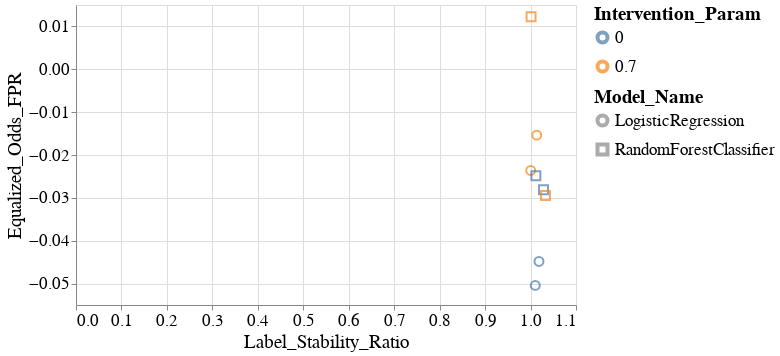

The cell this chart's notebook holds for it:
### Code cell
create_scatter_plot(melted_all_group_metrics_per_model_dct,
                    group='SEX&RAC1P',
                    fairness_metric_name='Equalized_Odds_FPR',
                    stability_metric_name='Label_Stability_Ratio')

### Figure 1 — Vega-Lite specification as saved in the notebook (floating-point values rounded to 4 significant figures)
{"config": {"view": {"continuousWidth": 400, "continuousHeight": 300}, "axis": {"labelFontSize": 17, "labelFontWeight": "normal", "titleFontSize": 19, "titleFontWeight": "normal"}, "legend": {"labelFontSize": 17, "labelLimit": 200, "symbolStrokeWidth": 4, "titleFontSize": 19, "titleLimit": 220}, "title": {"fontSize": 17}}, "data": {"name": "data-9d870bafdef149435d626b3fb5fa07a1"}, "mark": {"type": "point", "size": 60}, "encoding": {"color": {"field": "Intervention_Param", "type": "nominal"}, "shape": {"field": "Model_Name", "type": "nominal"}, "size": {"value": 80}, "x": {"field": "Label_Stability_Ratio", "type": "quantitative"}, "y": {"field": "Equalized_Odds_FPR", "type": "quantitative"}}, "height": 300, "width": 500, "$schema": "https://vega.github.io/schema/vega-lite/v4.17.0.json", "datasets": {"data-9d870bafdef149435d626b3fb5fa07a1": [{"Model_Name": "LogisticRegression", "Experiment_Iteration": "Exp_iter_1", "Intervention_Param": 0.0, "Test_Set_Index": 0, "Group": "SEX&RAC1P", "Equalized_Odds_FPR": -0.05042, "Label_Stability_Ratio": 1.01}, {"Model_Name": "LogisticRegression", "Experiment_Iteration": "Exp_iter_1", "Intervention_Param": 0.7, "Test_Set_Index": 0, "Group": "SEX&RAC1P", "Equalized_Odds_FPR": -0.0236, "Label_Stability_Ratio": 1.0}, {"Model_Name": "LogisticRegression", "Experiment_Iteration": "Exp_iter_2", "Intervention_Param": 0.0, "Test_Set_Index": 0, "Group": "SEX&RAC1P", "Equalized_Odds_FPR": -0.04484, "Label_Stability_Ratio": 1.019}, {"Model_Name": "LogisticRegression", "Experiment_Iteration": "Exp_iter_2", "Intervention_Param": 0.7, "Test_Set_Index": 0, "Group": "SEX&RAC1P", "Equalized_Odds_FPR": -0.01536, "Label_Stability_Ratio": 1.014}, {"Model_Name": "RandomForestClassifier", "Experiment_Iteration": "Exp_iter_1", "Intervention_Param": 0.0, "Test_Set_Index": 0, "Group": "SEX&RAC1P", "Equalized_Odds_FPR": -0.02485, "Label_Stability_Ratio": 1.012}, {"Model_Name": "RandomForestClassifier", "Experiment_Iteration": "Exp_iter_1", "Intervention_Param": 0.7, "Test_Set_Index": 0, "Group": "SEX&RAC1P", "Equalized_Odds_FPR": 0.01225, "Label_Stability_Ratio": 1.001}, {"Model_Name": "RandomForestClassifier", "Experiment_Iteration": "Exp_iter_2", "Intervention_Param": 0.0, "Test_Set_Index": 0, "Group": "SEX&RAC1P", "Equalized_Odds_FPR": -0.02811, "Label_Stability_Ratio": 1.028}, {"Model_Name": "RandomForestClassifier", "Experiment_Iteration": "Exp_iter_2", "Intervention_Param": 0.7, "Test_Set_Index": 0, "Group": "SEX&RAC1P", "Equalized_Odds_FPR": -0.02945, "Label_Stability_Ratio": 1.033}]}}
